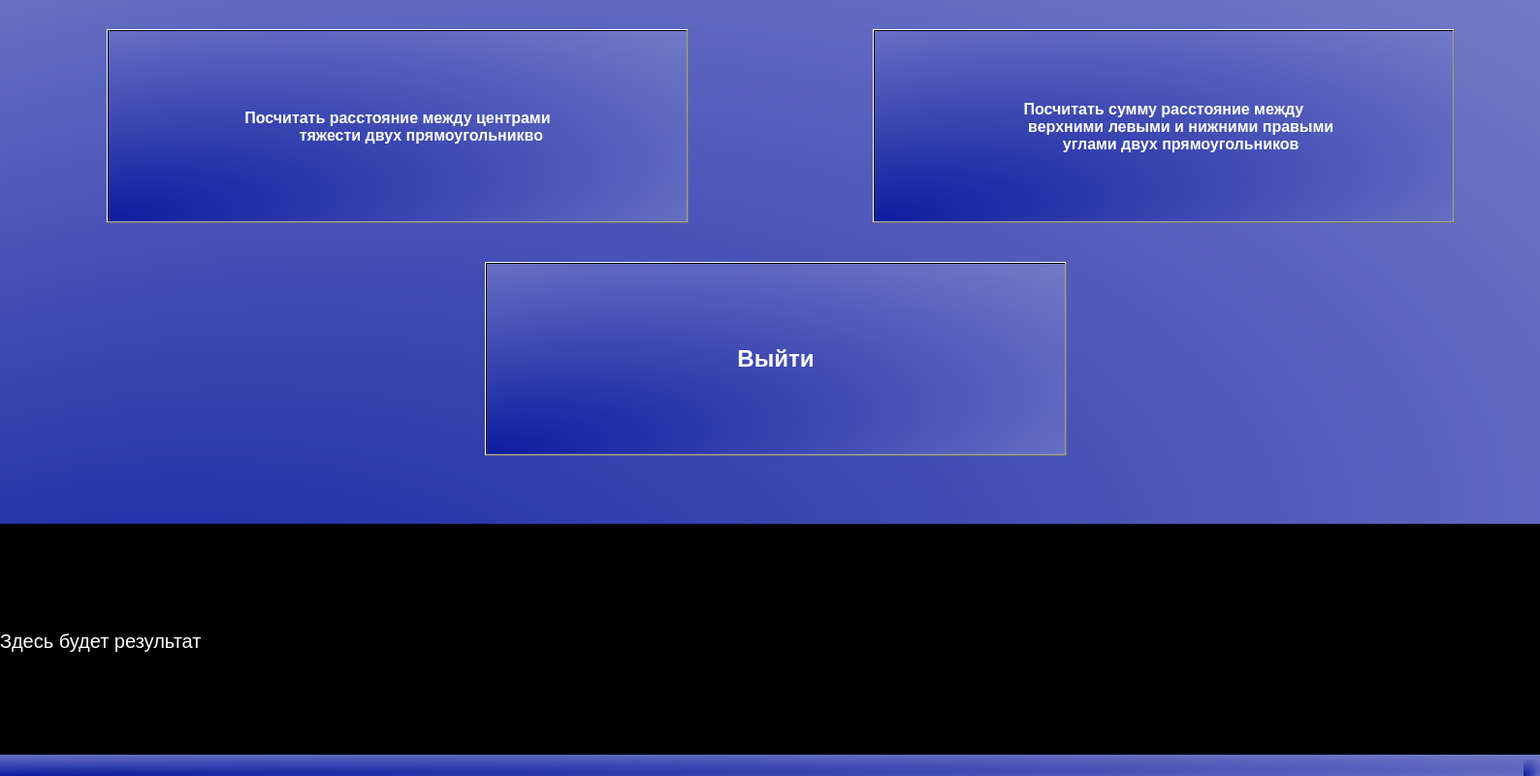
<?xml version="1.0" encoding="UTF-8"?>
<ui version="4.0">
 <class>CalculateDist</class>
 <widget class="QMainWindow" name="CalculateDist">
  <property name="geometry">
   <rect>
    <x>0</x>
    <y>0</y>
    <width>1588</width>
    <height>800</height>
   </rect>
  </property>
  <property name="font">
   <font>
    <pointsize>9</pointsize>
   </font>
  </property>
  <property name="windowTitle">
   <string>Расчёт расстояний между прямоугольниками</string>
  </property>
  <property name="styleSheet">
   <string notr="true">background-color: qradialgradient(spread:pad, cx:0.750273, cy:0.25, radius:2, fx:0, fy:1, stop:0 rgba(0, 17, 160, 255), stop:1 rgba(255, 255, 255, 255));
background-color: qradialgradient(spread:pad, cx:1, cy:0, radius:2, fx:0, fy:1, stop:0 rgba(14, 29, 160, 255), stop:1 rgba(255, 255, 255, 255));</string>
  </property>
  <widget class="QWidget" name="centralwidget">
   <widget class="QLabel" name="label">
    <property name="geometry">
     <rect>
      <x>0</x>
      <y>540</y>
      <width>1621</width>
      <height>241</height>
     </rect>
    </property>
    <property name="font">
     <font>
      <pointsize>15</pointsize>
     </font>
    </property>
    <property name="styleSheet">
     <string notr="true">background-color: rgb(0, 0, 0);
color: rgb(255, 255, 255);</string>
    </property>
    <property name="text">
     <string>Здесь будет результат</string>
    </property>
   </widget>
   <widget class="QPushButton" name="pushButton">
    <property name="geometry">
     <rect>
      <x>110</x>
      <y>30</y>
      <width>600</width>
      <height>200</height>
     </rect>
    </property>
    <property name="font">
     <font>
      <pointsize>12</pointsize>
      <weight>75</weight>
      <bold>true</bold>
     </font>
    </property>
    <property name="styleSheet">
     <string notr="true">color: rgb(255, 255, 255)</string>
    </property>
    <property name="text">
     <string>Посчитать расстояние между центрами
           тяжести двух прямоугольникво</string>
    </property>
   </widget>
   <widget class="QPushButton" name="pushButton_2">
    <property name="geometry">
     <rect>
      <x>900</x>
      <y>30</y>
      <width>600</width>
      <height>200</height>
     </rect>
    </property>
    <property name="font">
     <font>
      <pointsize>12</pointsize>
      <weight>75</weight>
      <bold>true</bold>
     </font>
    </property>
    <property name="styleSheet">
     <string notr="true">color: rgb(255, 255, 255)</string>
    </property>
    <property name="text">
     <string>Посчитать сумму расстояние между
        верхними левыми и нижними правыми
        углами двух прямоугольников</string>
    </property>
   </widget>
   <widget class="QPushButton" name="pushButton_3">
    <property name="geometry">
     <rect>
      <x>500</x>
      <y>270</y>
      <width>600</width>
      <height>200</height>
     </rect>
    </property>
    <property name="font">
     <font>
      <pointsize>18</pointsize>
      <weight>75</weight>
      <bold>true</bold>
     </font>
    </property>
    <property name="styleSheet">
     <string notr="true">color: rgb(255, 255, 255)</string>
    </property>
    <property name="text">
     <string>Выйти</string>
    </property>
   </widget>
  </widget>
  <widget class="QStatusBar" name="statusbar"/>
 </widget>
 <resources/>
 <connections/>
</ui>
